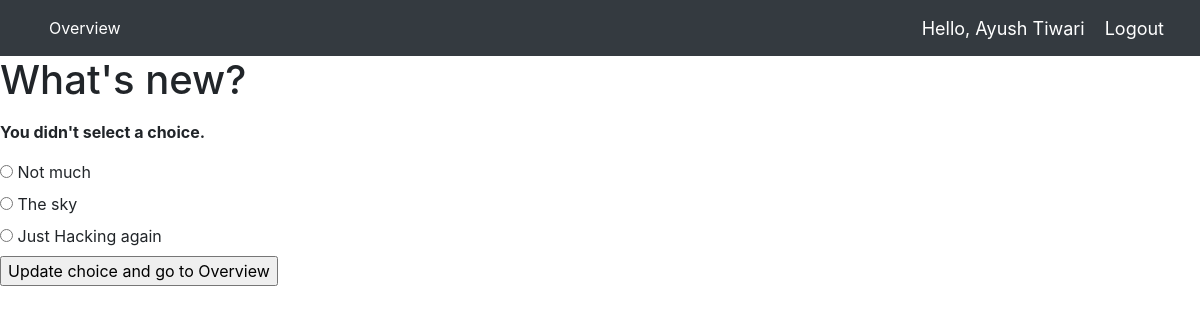
The app's page /quiz/checkAns/1/1/ with its own data.
### quiz/models.py (models this page shows, shortened)
class Student(models.Model):
    student_name = models.CharField(max_length=200)
    stu_username=models.CharField(max_length=40, default='')
    stu_password=models.CharField(max_length=40, default='')
    student_score= models.IntegerField(default=0) # keeps tally of student score in Quiz session

class Question(models.Model):
    question_text = models.CharField(max_length=200)
    right_choice = models.IntegerField(default = 1) #indicates correct choice for each Ques. object
    q_attempted= models.IntegerField(default=0) # to check if the question is attempted yet in the Quiz or not

class Choice(models.Model):
    question = models.ForeignKey(Question, on_delete=models.CASCADE)
    choice_text = models.CharField(max_length=200)
    choice_seq = models.IntegerField(default=1) # Willl Store at which position i.e. (1-4) will the option be displayed and correspond to for the question

### quiz/views.py (the view, shortened to what this page needs)
# urls.py: path('checkAns/<int:question_id>/<int:student_id>/', views.checkAns, name='checkAns'),
def checkAns(request, question_id, student_id): #checks whether the answer attempted is correct or not, and increments StudnetScore accordingly
    question = get_object_or_404(Question, pk=question_id)
    student=get_object_or_404(Student,pk=student_id)
    try:
        selected_choice = question.choice_set.get(pk=request.POST['choice'])
    except (KeyError, Choice.DoesNotExist):
        return render(request, 'quiz/detail.html', {
            'question': question,
            'student' : student,
            'error_message': "You didn't select a choice.",
        })

### quiz/templates/quiz/detail.html (shortened to what this page needs)
{% extends 'quiz/dependencies.html' %}
{% load static %}
{% load static %}
{% block content %}
<form action="{% url 'quiz:checkAns' question_id=question.id student_id=student.id %}" method="post">
    <fieldset>
        <legend><h1>{{ question.question_text }}</h1></legend>
        {% if error_message %}<p><strong>{{ error_message }}</strong></p>{% endif %}
        {% for choice in question.choice_set.all %}
            <input type="radio" name="choice" id="choice{{ forloop.counter }}" value="{{ choice.id }}">
            <label for="choice{{ forloop.counter }}">{{ choice.choice_text }}</label><br>
        {% endfor %}
    </fieldset>
    <input type="submit" value="Update choice and go to Overview">
</form>
{% endblock %} -->

### quiz/templates/quiz/navbar.html (shortened to what this page needs)
{% load static %}
<link rel="stylesheet" type="text/css" href="{% static 'quiz/style.css' %}">
<nav class="navbar navbar-expand-lg navbar-dark bg-dark">
  <div class="collapse navbar-collapse" id="navbarNav">
    <ul class="navbar-nav">
        <li class="nav-item active">
            <a class="nav-link" href="{% url 'quiz:questions' student_id=student.id %}">Overview</a>
          </li>
    </ul>
  </div>
  <span class="greet">Hello, {{student.student_name}}</span>
  <span ><a  class="greet" href="{% url 'quiz:index' %}">Logout</a></span>
</nav>

### quiz/static/quiz/style.css (style rules this page uses)
.active { padding-left: 25px; color: #fff; }
*, *:before, *:after { box-sizing: border-box; }

### quiz/templates/quiz/navbar.html (style rules this page uses)
.greet { font-size: 18px; color: #fff; margin-right: 20px; }

### records on screen
Student: student_name "Ayush Tiwari"
Question: question_text "What's new?"
Choice: choice_text "Not much"
Choice: choice_text "The sky"
Choice: choice_text "Just Hacking again"

### other values on screen
{{ error_message }} "You didn't select a choice."
